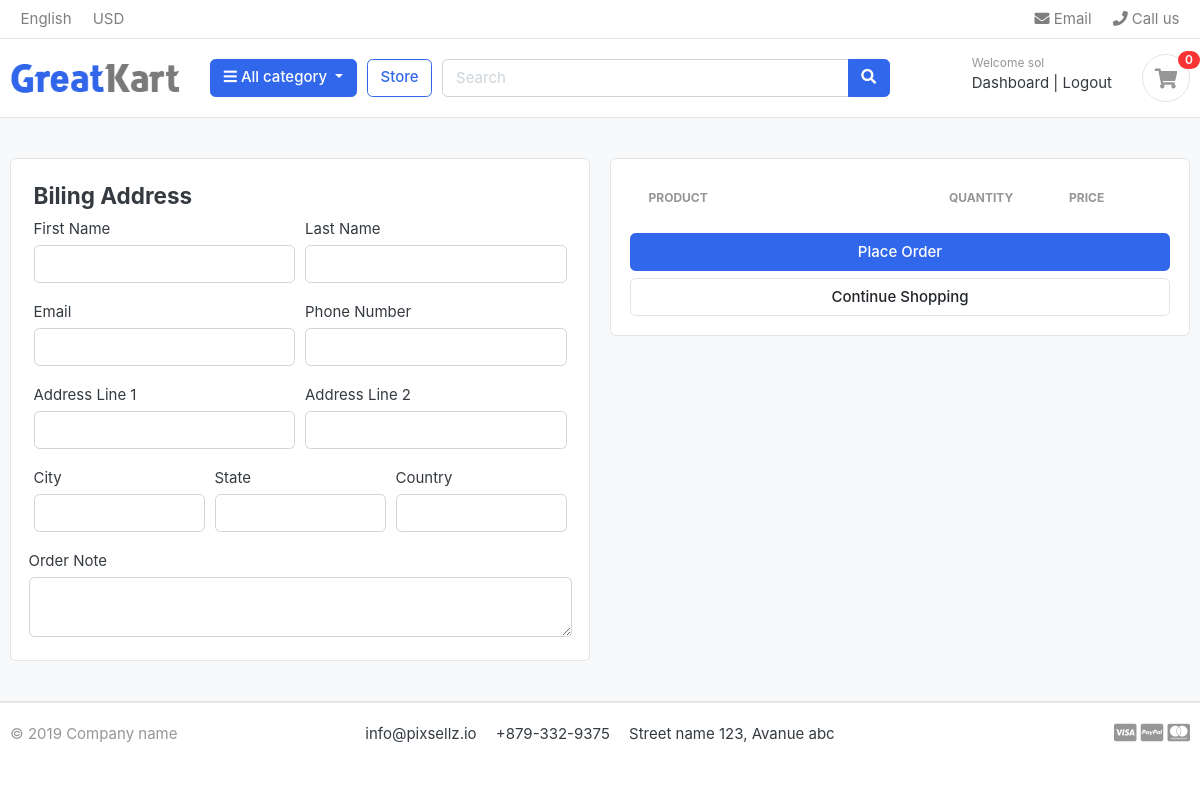
/cart/checkout/ (signed in), run on an earlier commit of the app's database.
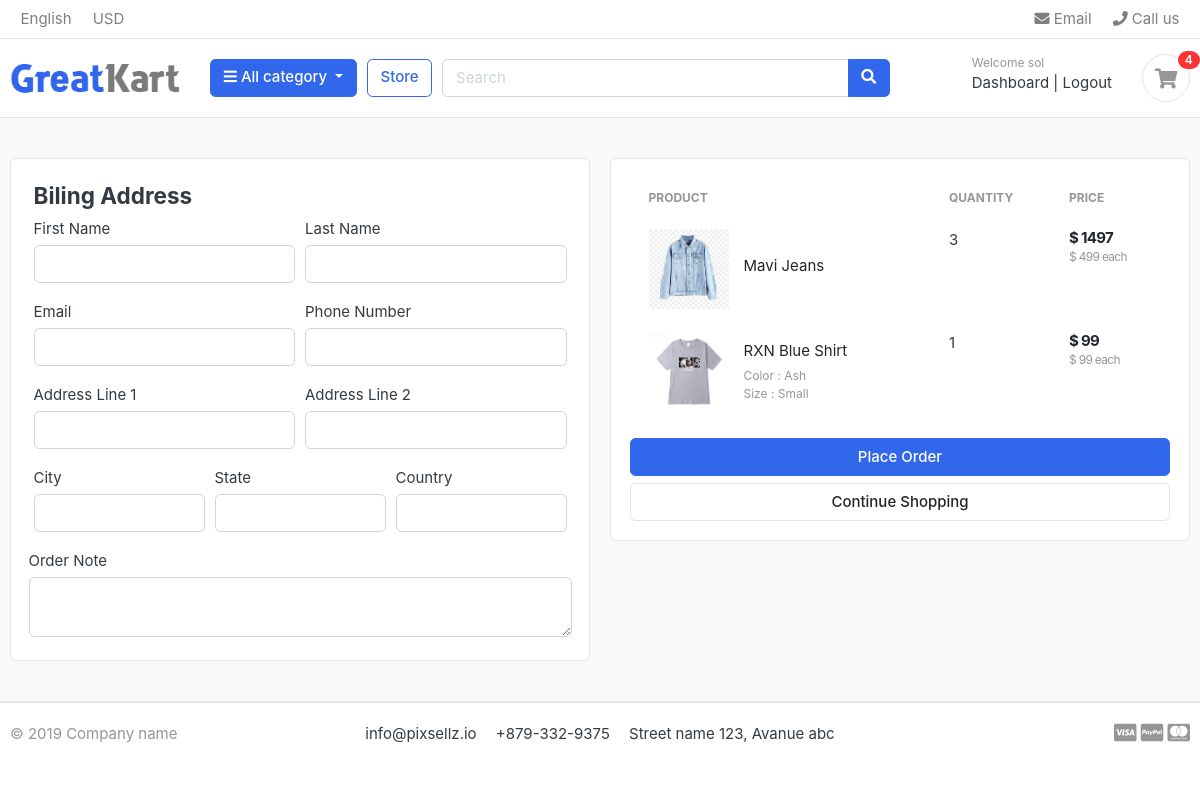
And on a later commit of the database.
### carts/models.py (models this page shows, shortened)
class CartItem(models.Model):
    user = models.ForeignKey(Account, on_delete=models.CASCADE, null=True) # 236b We will import the Account model at the top.
    product = models.ForeignKey(Product, on_delete=models.CASCADE)
    variations = models.ManyToManyField(Variation, blank=True)
    cart = models.ForeignKey(Cart, on_delete=models.CASCADE, null=True) # 237 Here we add the 'null = True' argument then we run migrations "python manage.py makemigrations", "python manage.py migrate". Next we will go to the login() function of the views.py # 238 file in the accounts app
    quantity = models.IntegerField()
    is_active = models.BooleanField(default=True)
    def sub_total(self):
        return self.product.price * self.quantity

### store/models.py (models this page shows, shortened)
class Product(models.Model):
    product_name = models.CharField(max_length=200, unique=True)
    slug = models.SlugField(max_length=200, unique=True)
    description = models.TextField(max_length=500, blank=True)
    price = models.IntegerField()
    images = models.ImageField(upload_to='photos/products',)
    stock = models.IntegerField()
    is_available = models.BooleanField(default=True)
    category = models.ForeignKey(category, on_delete=models.CASCADE)
    created_date = models.DateTimeField(auto_now_add=True)
    modified_date = models.DateTimeField(auto_now_add=True)
    def get_url(self):
        return reverse('product_detail', args=[self.category.slug, self.slug])

class Variation(models.Model):
    product = models.ForeignKey(Product, on_delete=models.CASCADE)
    variation_category = models.CharField(max_length=100, choices=variation_category_choice)
    variation_value = models.CharField(max_length=100)
    is_active = models.BooleanField(default = True)
    created_date = models.DateTimeField(auto_now = True)
    objects = VariationManager()

### carts/views.py (the view, shortened to what this page needs)
# urls.py: path('checkout/', views.checkout, name='checkout'), # 215b Next we will go to the views.py # 216 file of the carts app to create the checkout function
@login_required(login_url='login') # 231a Here we will import the login_required decorator # 231b at the top, then we will add it here at the top of the checkout() function to force the user login before checkout.
def checkout(request, total=0, quantity=0, cart_items = None): # 226 We will add other aguments to the fuction just like the cart function
    try:
        tax = 0
        grand_total = 0
        if request.user.is_authenticated: # 261b
            cart_items = CartItem.objects.filter(user=request.user, is_active = True) # 261c
        for cart_item in cart_items:
            total += (cart_item.product.price * cart_item.quantity)
            quantity += cart_item.quantity
        tax = (2 * total)/100
        grand_total = total + tax
    except ObjectDoesNotExist:
        pass
    context = {
        'total' : total,
        'quantity' : quantity,
        'cart_items' : cart_items,
        'tax' : tax,
        'grand_total' : grand_total
    }
    return render(request, 'store/checkout.html', context) # 227j We will pass the context dictionary to display the cart items in the checkout.html # 228 file

### carts/views.py (called while the page is built)
def _cart_id(request):
    cart = request.session.session_key
    if not cart:
        cart = request.session.create()
    return cart

### catigory/context_processors.py (called while the page is built)
def menu_links(request):
    links = category.objects.all()
    return dict(links = links)

### catigory/models.py (called while the page is built)
    def get_url(self):
        return reverse('products_by_category', args=[self.slug])

### templates/store/checkout.html (shortened to what the changed rows need)
{% extends 'base.html' %}
    {% load static %}
    {% block content %}
    <section class="section-content padding-y bg">
        <div class="container">
        <div class="row">
            <aside class="col-lg-6">
                <div class="card">
                <div class="card-body">
                    <table class="table table-borderless table-shopping-cart">
                        <thead class="text-muted">
                        <tr class="small text-uppercase">
                          <th scope="col">Product</th>
                          <th scope="col"  width="120">Quantity</th>
                          <th scope="col" width="120">Price</th>
                        </tr>
                        </thead>
                        <tbody>
                        {% for cart_item in cart_items %}
                        <tr>
                            <td>
                                <figure class="itemside align-items-center">
                                    <div class="aside"><img src="{{ cart_item.product.images.url }}" class="img-sm"></div>
                                    <figcaption class="info">
                                        <a href="{{ cart_item.product.get_url }}" class="title text-dark">{{ cart_item.product.product_name }}</a>
                                        {% if cart_item.variations.all %}
                                          {% for item in cart_item.variations.all %}
                                        <p class="text-muted small">{{item.variation_category | capfirst}} : {{item.variation_value | capfirst}}<br></p>
                                          {% endfor %}
                                        {% endif %}
                                    </figcaption>
                                </figure>
                            </td>
                            <td>
                                <label for="">{{ cart_item.quantity }}</label>
                            </td>
                            <td>
                                <div class="price-wrap">
                                    <var class="price">$ {{ cart_item.sub_total }}</var>
                                    <small class="text-muted"> $ {{ cart_item.product.price }} each </small>
                                </div>
                            </td>
                        </tr>
                        {% endfor %}
                        </tbody>
                        </table>
                </div>
                </div>
        </aside>
        </div>
        </div>
        </section>
    {% endblock %}

### templates/includes/navbar.html (shortened to what this page needs)
{% load static %}
<header class="section-header">
    <nav class="navbar p-md-0 navbar-expand-sm navbar-light border-bottom">
    <div class="container">
      <div class="collapse navbar-collapse" id="navbarTop4">
        <ul class="navbar-nav mr-auto">
            <li class="nav-item dropdown">
                 <a href="#" class="nav-link">   English </a>
            </li>
            <li class="nav-item dropdown">
                <a href="#" class="nav-link"> USD </a>
            </li>
        </ul>
        <ul class="navbar-nav">
            <li><a href="#" class="nav-link"> <i class="fa fa-envelope"></i> Email </a></li>
            <li><a href="#" class="nav-link"> <i class="fa fa-phone"></i> Call us </a></li>
        </ul>
      </div>
    </div>
    </nav>
    <section class="header-main border-bottom">
        <div class="container">
    <div class="row align-items-center">
        <div class="col-lg-2 col-md-3 col-6">
            <a href="{% url 'home' %}" class="brand-wrap">
                <img class="logo" src="{% static './images/logo.png' %}">
            </a>
        </div>
        <div class="col-lg col-sm col-md col-6 flex-grow-0">
            <div class="category-wrap dropdown d-inline-block float-right">
                <button type="button" class="btn btn-primary dropdown-toggle" data-toggle="dropdown">
                    <i class="fa fa-bars"></i> All category
                </button>
            </div>
        </div>
        <a href="{% url 'store' %}" class="btn btn-outline-primary">Store</a>
        <div class="col-lg  col-md-6 col-sm-12 col">
            <form action="{% url 'search' %}" class="search" method="GET">
                <div class="input-group w-100">
                    <input type="text" class="form-control" style="width:60%;" placeholder="Search" name="keyword">
                    <div class="input-group-append">
                      <button class="btn btn-primary" type="submit">
                        <i class="fa fa-search"></i>
                      </button>
                    </div>
                </div>
            </form>
        </div>
        <div class="col-lg-3 col-sm-6 col-8 order-2 order-lg-3">
                    <div class="d-flex justify-content-end mb-3 mb-lg-0">
                        {% if user.id is not None %}
                        <div class="widget-header">
                            <small class="title text-muted">Welcome {{user.first_name}}</small>
                            <div>
                                <a href="{% url 'dashboard' %}">Dashboard</a> <span class="dark-transp"> | </span>
                                <a href="{% url 'logout' %}"> Logout</a>
                            </div>
                        </div>
                        {% endif %}
                        <a href="{% url 'cart' %}" class="widget-header pl-3 ml-3">
                            <div class="icon icon-sm rounded-circle border"><i class="fa fa-shopping-cart"></i></div>
                            <span class="badge badge-pill badge-danger notify">{{ cart_count }}</span>
                        </a>
                    </div>
                </div>
    </div>
        </div>
    </section>
    </header>

What changed in the data, as far as the page shows it:
added CartItem: product.images (picture), product.product_name "Mavi Jeans", quantity "3", sub_total "1497", product.price "499"
added CartItem: product.images (picture), product.product_name "RXN Blue Shirt", quantity "1", sub_total "99", product.price "99"
now on this page (row unchanged): Variation: variation_category "Color", variation_value "Ash"
now on this page (row unchanged): Variation: variation_category "Size", variation_value "Small"
Also different on the page:
{{ cart_count }}: "0" → "4"
